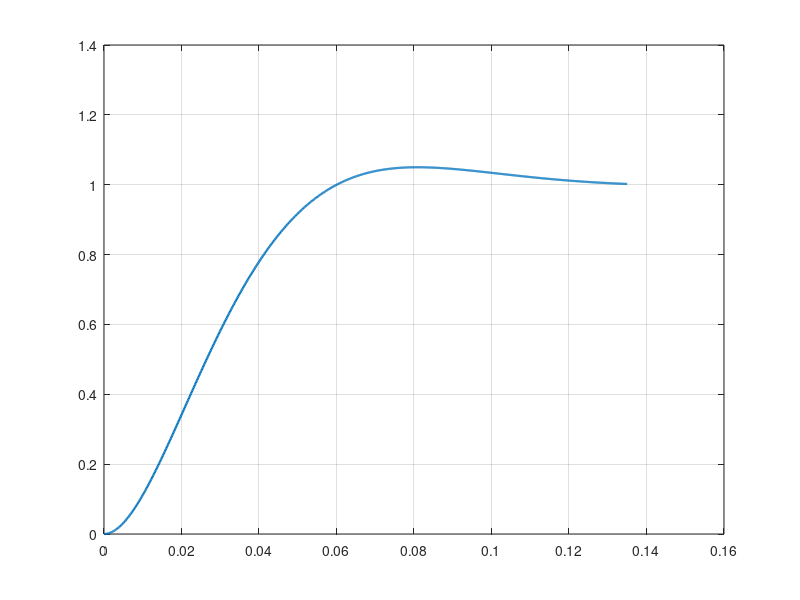

MATLAB code to generate this figure: (Note: this script raises an error after producing the figure.)
% Hombro:  Kamp = 0.69,  tau = 0.135
% Codo:    Kamp = 4.75,  tau = 0.029

%% sacar_kc.m  -- calcula la ganancia del controlador
Kamp = 0.69;      % <- cambia segun la junta (0.69 hombro / 4.75 codo)
tau  = 0.135;     % <- cambia segun la junta (0.135 hombro / 0.029 codo)
zeta = 0.69;       % <- amortiguamiento deseado (1=critico, 0.7=compromiso) PARA UN SOBREPICO 5%

Kc = 1 / (4 * zeta^2 * Kamp * tau);     % ganancia proporcional
Wn = sqrt(Kamp * Kc / tau);             % frecuencia natural resultante

fprintf('Kc = %.3f  |  Wn = %.2f rad/s  |  zeta = %.2f\n', Kc, Wn, zeta);

%% verificar_escalon.m  -- confirma el 5%
Kamp= 0.69; tau=0.0135; Mp=0.05;
zeta = -log(Mp)/sqrt(pi^2+log(Mp)^2);
Kc   = 1/(4*zeta^2*Kamp*tau);
Wn   = sqrt(Kamp*Kc/tau);
Wd   = Wn*sqrt(1-zeta^2);

t = linspace(0, 10*tau, 800);
y = 1 - exp(-zeta*Wn*t)./sqrt(1-zeta^2).*sin(Wd*t + acos(zeta));

figure; plot(t,y,'LineWidth',1.6); grid on; hold on;
yline(1,'k--','referencia');
yline(1+Mp,'r:','tope 5%');
xlabel('tiempo [s]'); ylabel('posicion (norm.)');
title(sprintf('Respuesta al escalon  (zeta=%.3f, K_c=%.2f)', zeta, Kc));
fprintf('Sobrepico real = %.1f %%\n', (max(y)-1)*100);
%% compromiso.m  -- muestra que subir Kc sube Wn pero baja zeta
Kamp = 0.69;  tau = 0.135;
Kc = linspace(0.2, 12, 300);
Wn = sqrt(Kamp*Kc/tau);
z  = 1./(2*sqrt(Kamp*Kc*tau));

figure;
yyaxis left;  plot(Kc, z, 'LineWidth',1.6); ylabel('\zeta'); hold on;
yline(1,'--'); yline(0.7,':');
yyaxis right; plot(Kc, Wn,'LineWidth',1.6); ylabel('W_n [rad/s]');
xlabel('K_c'); grid on;
title('K_c \uparrow  \Rightarrow  W_n \uparrow  pero  \zeta \downarrow');
